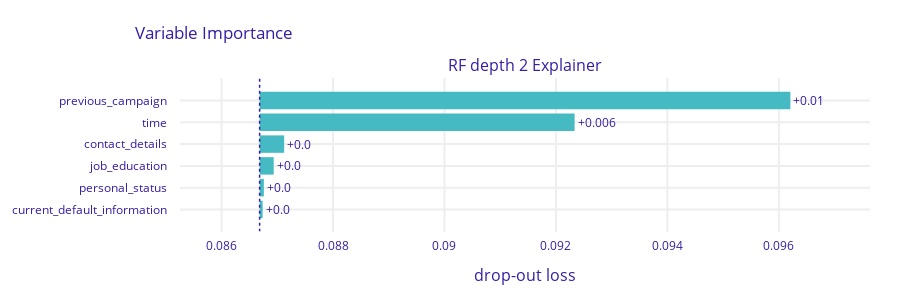

Notebook cell for this chart:
### Code cell
model = RandomForestClassifier(max_depth=2)
model.fit(X, y)
model_exp = dx.Explainer(model, X, y, label = "RF depth 2 Explainer")
mp_rf = model_exp.model_parts(type='variable_importance', 
                              loss_function='mse', 
                              N=None, 
                              B=10,
                              variables=None,
                              variable_groups={'time': ['contact_year', 'contact_month', 'contact_day_of_month', 'contact_day_of_week'],
                                               'job_education': ['job_cat', 'education_cat'],
                                               'personal_status': ['age', 'marital_cat'],
                                               'contact_details': ['contact_cat'],
                                               'previous_campaign': ['poutcome_cat', 'campaign', 'pdays'],
                                               'current_default_information': ['default_cat', 'some_loan', 'housing_cat', 'loan_cat']
                                              }, 
                              processes=6)
mp_rf.plot()

### Figure 1 — Plotly figure (JSON) as saved in the notebook; plotly's stock layout.template omitted (floating-point values rounded to 4 significant figures)
{"data": [{"base": 0.08668, "hoverinfo": "text", "hoverlabel": {"bgcolor": "rgba(0,0,0,0.8)"}, "hovertext": ["Model: RF depth 2 Explainer loss after<br>variable: previous_campaign is permuted: 0.096<br>Drop-out loss change: +0.01", "Model: RF depth 2 Explainer loss after<br>variable: time is permuted: 0.092<br>Drop-out loss change: +0.006", "Model: RF depth 2 Explainer loss after<br>variable: contact_details is permuted: 0.087<br>Drop-out loss change: +0.0", "Model: RF depth 2 Explainer loss after<br>variable: job_education is permuted: 0.087<br>Drop-out loss change: +0.0", "Model: RF depth 2 Explainer loss after<br>variable: personal_status is permuted: 0.087<br>Drop-out loss change: +0.0", "Model: RF depth 2 Explainer loss after<br>variable: current_default_information is permuted: 0.087<br>Drop-out loss change: +0.0"], "marker": {"color": "#46bac2"}, "orientation": "h", "showlegend": false, "text": ["+0.01", "+0.006", "+0.0", "+0.0", "+0.0", "+0.0"], "textposition": "outside", "type": "bar", "x": [0.009524, 0.005652, 0.0004404, 0.0002529, 7.589e-05, 5.425e-05], "xaxis": "x", "y": ["previous_campaign", "time", "contact_details", "job_education", "personal_status", "current_default_information"], "yaxis": "y"}], "layout": {"annotations": [{"font": {"size": 16}, "showarrow": false, "text": "RF depth 2 Explainer", "x": 0.5, "xanchor": "center", "xref": "paper", "y": 1, "yanchor": "bottom", "yref": "paper"}, {"font": {"size": 16}, "showarrow": false, "text": "drop-out loss", "x": 0.5, "xanchor": "center", "xref": "paper", "y": 0, "yanchor": "top", "yref": "paper", "yshift": -30}], "font": {"color": "#371ea3"}, "height": 303, "margin": {"b": 71, "r": 30, "t": 78}, "shapes": [{"line": {"color": "#371ea3", "dash": "dot", "width": 1.5}, "type": "line", "x0": 0.08668, "x1": 0.08668, "xref": "x", "y0": -1, "y1": 6, "yref": "y"}], "title": {"text": "Variable Importance", "x": 0.15}, "xaxis": {"anchor": "y", "automargin": true, "domain": [0, 1], "fixedrange": true, "gridwidth": 2, "range": [0.08525, 0.09764], "tickcolor": "white", "ticklen": 3, "ticks": "outside", "type": "linear", "zeroline": false}, "yaxis": {"anchor": "x", "automargin": true, "autorange": "reversed", "domain": [0, 1], "fixedrange": true, "gridwidth": 2, "tickcolor": "white", "ticklen": 10, "ticks": "outside", "type": "category"}}}
